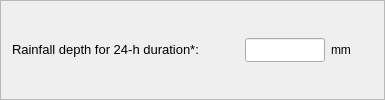
                 <widget class="QFrame" name="frame_8">
                  <property name="frameShape">
                   <enum>QFrame::StyledPanel</enum>
                  </property>
                  <property name="frameShadow">
                   <enum>QFrame::Raised</enum>
                  </property>
                  <layout class="QGridLayout" name="gridLayout_13">
                   <item row="0" column="0">
                    <layout class="QGridLayout" name="gridLayout_43">
                     <item row="0" column="0">
                      <widget class="QLabel" name="label_43">
                       <property name="text">
                        <string>&lt;html&gt;&lt;head/&gt;&lt;body&gt;&lt;p align=&quot;justify&quot;&gt;&lt;span style=&quot; font-size:10pt;&quot;&gt;Rainfall depth for 24-h duration*:&lt;/span&gt;&lt;/p&gt;&lt;/body&gt;&lt;/html&gt;</string>
                       </property>
                      </widget>
                     </item>
                     <item row="0" column="1">
                      <layout class="QGridLayout" name="gridLayout_42">
                       <item row="0" column="0">
                        <spacer name="horizontalSpacer_6">
                         <property name="orientation">
                          <enum>Qt::Horizontal</enum>
                         </property>
                         <property name="sizeHint" stdset="0">
                          <size>
                           <width>40</width>
                           <height>20</height>
                          </size>
                         </property>
                        </spacer>
                       </item>
                       <item row="0" column="1">
                        <widget class="QLineEdit" name="le_11_pg2">
                         <property name="minimumSize">
                          <size>
                           <width>80</width>
                           <height>24</height>
                          </size>
                         </property>
                         <property name="maximumSize">
                          <size>
                           <width>80</width>
                           <height>24</height>
                          </size>
                         </property>
                         <property name="clearButtonEnabled">
                          <bool>true</bool>
                         </property>
                        </widget>
                       </item>
                       <item row="0" column="2">
                        <widget class="QLabel" name="label_45">
                         <property name="text">
                          <string>mm</string>
                         </property>
                        </widget>
                       </item>
                       <item row="0" column="3">
                        <widget class="QLabel" name="label_44">
                         <property name="sizePolicy">
                          <sizepolicy hsizetype="Preferred" vsizetype="Preferred">
                           <horstretch>0</horstretch>
                           <verstretch>0</verstretch>
                          </sizepolicy>
                         </property>
                         <property name="minimumSize">
                          <size>
                           <width>16</width>
                           <height>16</height>
                          </size>
                         </property>
                         <property name="maximumSize">
                          <size>
                           <width>16</width>
                           <height>16</height>
                          </size>
                         </property>
                         <property name="toolTip">
                          <string>&lt;html&gt;&lt;head/&gt;&lt;body&gt;&lt;p&gt;&lt;span style=&quot; font-weight:600;&quot;&gt;*Required information&lt;/span&gt;&lt;/p&gt;&lt;p&gt;Add the value of the rainfall depth for a 24-hour duration with a 2-year return period (mm).&lt;/p&gt;&lt;/body&gt;&lt;/html&gt;</string>
                         </property>
                         <property name="text">
                          <string/>
                         </property>
                         <property name="pixmap">
                          <pixmap resource="resources.qrc">:/plugins/hidroPixel/icons/icons/info(2).png</pixmap>
                         </property>
                         <property name="scaledContents">
                          <bool>true</bool>
                         </property>
                        </widget>
                       </item>
                      </layout>
                     </item>
                    </layout>
                   </item>
                  </layout>
                 </widget>
